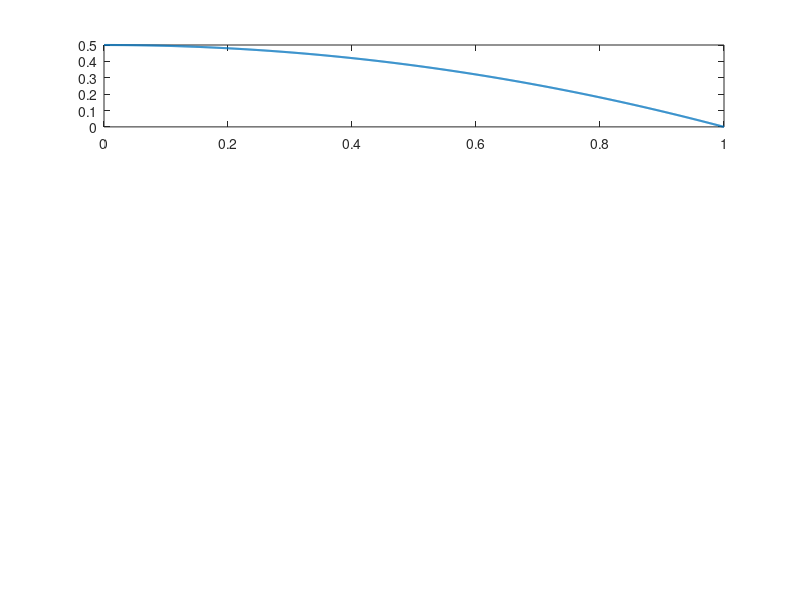

MATLAB code to generate this figure: (Note: this script raises an error after producing the figure.)
% Biegebalken Skript Beispiel 7 (Rahmen):
F = 1;
L = 1;
EI = 1;
q0 = F/L;

% x
x = 0:0.001:L;

Az = -q0*L/2;
MA = q0*L^2/3 + F*L;


% horizontaler Bereich
q = q0/L*x;
Q = -Az - q0/2/L * x.^2;
M = -MA - Az*x - q0/6/L * x.^3;
w1 = 1/EI*(MA*x + Az/2*x.^2 + q0/24/L * x.^4);
w = 1/EI*(MA/2*x.^2 + Az/6*x.^3 + q0/120/L * x.^5);

figure
subplot(411)
plot(x, Q, 'LineWidth',1.5)
xline(L,'k')
ax=gca;
add_xArrow(ax)
add_yArrow(ax,0)

ylabel('$Q$', 'Interpreter','latex')
set(gca, 'xticklabel',[]);
set(gca, 'yticklabel',[]);

subplot(412)
plot(x,M, 'LineWidth',1.5)
xline(L,'k')
ax=gca;
add_xArrow(ax)
add_yArrow(ax,0)



ylabel('$M$', 'Interpreter','latex')
set(gca, 'xticklabel',[]);
set(gca, 'yticklabel',[]);


subplot(413)
plot(x,w1, 'LineWidth',1.5)
xline(L,'k')
set(gca,'YDir','reverse');
ax=gca;
add_xArrow(ax)
add_yArrow(ax,1)

ylabel("$w'$", 'Interpreter','latex')
set(gca, 'xticklabel',[]);
set(gca, 'yticklabel',[]);

subplot(414)
plot(x, w, 'LineWidth',1.5)
xline(L,'k')
set(gca,'YDir','reverse');
ax=gca;
add_xArrow(ax)
add_yArrow(ax,1)

xlabel('$x$', 'Interpreter','latex')
ylabel('$w$', 'Interpreter','latex')
set(gca, 'xticklabel',[]);
set(gca, 'yticklabel',[]);



saveas(gcf,'/Users/bastian/Documents/Latex/TM2/Vorlesung/Bilder/biegelinie_bsp7_plot_h.svg')


%% vertikaler Bereich
C_1 = q0*L^3/8 + F*L^2;

Q = F*ones(1, length(x));
M = -F*(L-x);
w1 = 1/EI*(-F/2 * x.^2 + F*L*x + C_1);
w = 1/EI*(-F/6 * x.^3 + F*L/2 * x.^2 + C_1 * x);

figure
subplot(411)
plot(x, Q, 'LineWidth',1.5)
xline(L,'k')
ax=gca;
add_xArrow(ax)
add_yArrow(ax,0)

ylabel('$Q$', 'Interpreter','latex')
set(gca, 'xticklabel',[]);
set(gca, 'yticklabel',[]);

subplot(412)
plot(x,M, 'LineWidth',1.5)
xline(L,'k')
ax=gca;
add_xArrow(ax)
add_yArrow(ax,0)



ylabel('$M$', 'Interpreter','latex')
set(gca, 'xticklabel',[]);
set(gca, 'yticklabel',[]);


subplot(413)
plot(x,w1, 'LineWidth',1.5)
xline(L,'k')
set(gca,'YDir','reverse');
ax=gca;
add_xArrow(ax)
add_yArrow(ax,1)

ylabel("$w'$", 'Interpreter','latex')
set(gca, 'xticklabel',[]);
set(gca, 'yticklabel',[]);

subplot(414)
plot(x, w, 'LineWidth',1.5)
xline(L,'k')
set(gca,'YDir','reverse');
ax=gca;
add_xArrow(ax)
add_yArrow(ax,1)

xlabel('$x$', 'Interpreter','latex')
ylabel('$w$', 'Interpreter','latex')
set(gca, 'xticklabel',[]);
set(gca, 'yticklabel',[]);



% saveas(gcf,'/Users/bastian/Documents/Latex/TM2/1Vorlesung/Bilder/biegelinie_bsp7_plot_v.svg')
